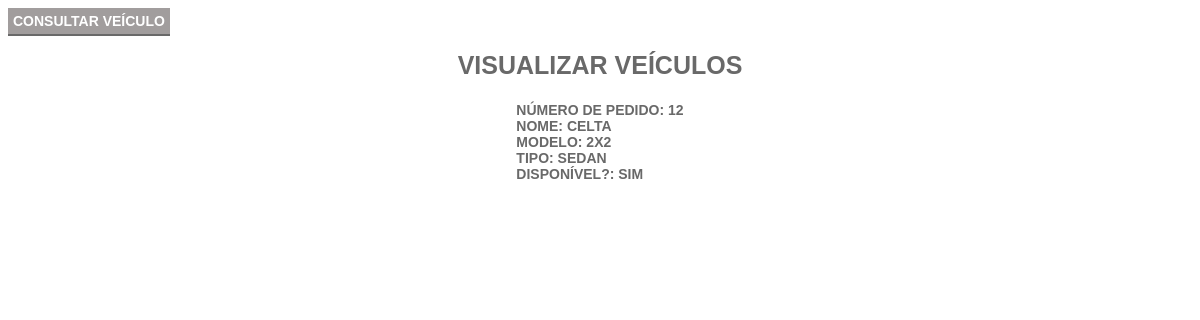
/navegation/visualizar.php?id=12, run on the app's committed database.
### tables this page shows
CREATE TABLE `carros` (
  `id` int(11) NOT NULL,
  `nome` varchar(220) NOT NULL,
  `modelo` varchar(220) NOT NULL,
  `tipo` varchar(220) NOT NULL,
  `disp` varchar(220) NOT NULL
);

### navegation/visualizar.php (the view, shortened to what this page needs)
<?php
include_once './conexao.php';
$row_msg_cont = filter_input(INPUT_GET, "id", FILTER_SANITIZE_NUMBER_INT);
?>
<!DOCTYPE html>
<html lang="pt-br">
<head>
  <link rel="stylesheet" type="text/css" href="../css/outro.css">
</head>
<body>
  <div class="position">
    <a href="./consulta.php"><button class="b1 b1-grey" id="dois">Consultar veículo</button></a>
  </div>
  <h1>Visualizar Veículos</h1>
  <div class="position-2">
    <?php
    $query_usuario = "SELECT id, nome, modelo, tipo, disp FROM carros WHERE id = $row_msg_cont LIMIT 1";
    $result_usuario = $conn->prepare($query_usuario);
    $result_usuario->execute();
    if (($result_usuario) and ($result_usuario->rowCount() != 0)) {
      $row_usuario = $result_usuario->fetch(PDO::FETCH_ASSOC);
      extract($row_usuario);
      echo "Número de pedido: $id <br>";
      echo "Nome: $nome <br>";
      echo "Modelo: $modelo <br>";
      echo "Tipo: $tipo <br>";
      echo "Disponível?: $disp <br>";
    } else {
      $_SESSION['msg'] = "<p style='color: #f00;'>Erro: Usuário não encontrado!</p>";
      header("Location: index.php");
    }
    ?>
  </div>
</body>
</html>

### css/outro.css (style rules this page uses)
.position { margin: 0px; padding: 0px; }
.b1 { font-family: arial; font-size: 14px; text-transform: uppercase; font-weight: 700; border: none; padding: 5px; cursor: pointer; text-align: center; }
.b1-grey { background: #a19d9d; color: #fff; box-shadow:0 2px 0 #696969; }
h1 { display: flex; align-items: center; justify-content: center; font-family: arial; color: #696969; font-size: 25px; text-transform: uppercase; font-weight: 700; }
.position-2 { display: flex; align-items: center; justify-content: center; font-family: arial; color: #696969; font-size: 14px; text-transform: uppercase; font-weight: 700; border: none; padding: 5px; }

### data on the page
carros: id "12", nome "CELTA", modelo "2X2", tipo "SEDAN", disp "SIM"
